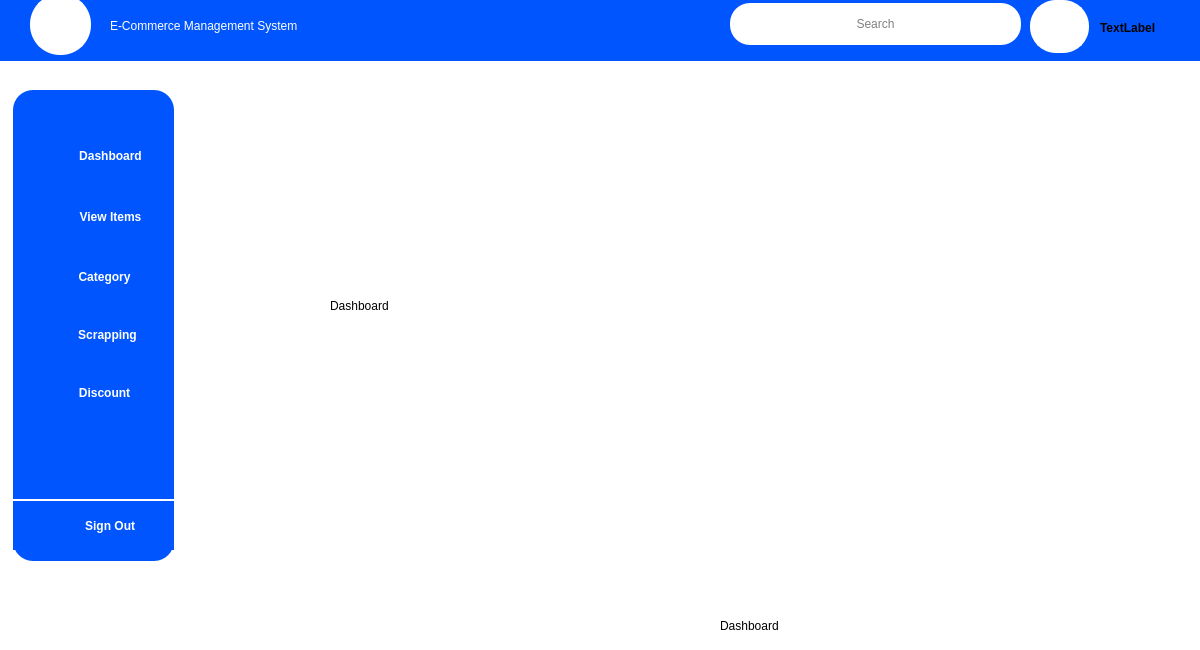
<?xml version="1.0" encoding="UTF-8"?>
<ui version="4.0">
 <class>MainWindow</class>
 <widget class="QMainWindow" name="MainWindow">
  <property name="geometry">
   <rect>
    <x>0</x>
    <y>0</y>
    <width>1200</width>
    <height>650</height>
   </rect>
  </property>
  <property name="windowTitle">
   <string>MainWindow</string>
  </property>
  <widget class="QWidget" name="centralwidget">
   <widget class="QWidget" name="widget" native="true">
    <property name="geometry">
     <rect>
      <x>0</x>
      <y>-20</y>
      <width>1200</width>
      <height>681</height>
     </rect>
    </property>
    <property name="minimumSize">
     <size>
      <width>0</width>
      <height>0</height>
     </size>
    </property>
    <property name="focusPolicy">
     <enum>Qt::WheelFocus</enum>
    </property>
    <property name="styleSheet">
     <string notr="true">background-color:rgb(255, 255, 255)</string>
    </property>
    <widget class="QWidget" name="header" native="true">
     <property name="geometry">
      <rect>
       <x>-20</x>
       <y>10</y>
       <width>1300</width>
       <height>71</height>
      </rect>
     </property>
     <property name="minimumSize">
      <size>
       <width>0</width>
       <height>0</height>
      </size>
     </property>
     <property name="styleSheet">
      <string notr="true">background-color:rgb(0, 85, 255)</string>
     </property>
     <widget class="QLabel" name="lblLogo">
      <property name="geometry">
       <rect>
        <x>130</x>
        <y>10</y>
        <width>421</width>
        <height>51</height>
       </rect>
      </property>
      <property name="styleSheet">
       <string notr="true">font: 87 20pt &quot;Source Sans Pro Black&quot;;
color:rgb(255, 255, 255);
</string>
      </property>
      <property name="text">
       <string>E-Commerce Management System</string>
      </property>
     </widget>
     <widget class="QLineEdit" name="lineEdit">
      <property name="geometry">
       <rect>
        <x>750</x>
        <y>13</y>
        <width>291</width>
        <height>42</height>
       </rect>
      </property>
      <property name="focusPolicy">
       <enum>Qt::ClickFocus</enum>
      </property>
      <property name="styleSheet">
       <string notr="true">background-color:rgb(255, 255, 255);
border-radius: 20px;
font: 12pt &quot;MS Shell Dlg 2&quot;;</string>
      </property>
      <property name="alignment">
       <set>Qt::AlignCenter</set>
      </property>
      <property name="placeholderText">
       <string>Search</string>
      </property>
     </widget>
     <widget class="QLabel" name="label">
      <property name="geometry">
       <rect>
        <x>50</x>
        <y>4</y>
        <width>61</width>
        <height>61</height>
       </rect>
      </property>
      <property name="styleSheet">
       <string notr="true">border:2px solid white;
border-radius:30px;
background-color:white
</string>
      </property>
      <property name="text">
       <string/>
      </property>
      <property name="pixmap">
       <pixmap>C:/Users/waseem/Downloads/shopping-cart (1).png</pixmap>
      </property>
      <property name="scaledContents">
       <bool>true</bool>
      </property>
     </widget>
     <widget class="QLabel" name="label_2">
      <property name="geometry">
       <rect>
        <x>1050</x>
        <y>10</y>
        <width>59</width>
        <height>53</height>
       </rect>
      </property>
      <property name="styleSheet">
       <string notr="true">border:2px solid white;
border-radius:26px;
background-color:white
</string>
      </property>
      <property name="text">
       <string/>
      </property>
      <property name="pixmap">
       <pixmap>C:/Users/waseem/Downloads/user.png</pixmap>
      </property>
      <property name="scaledContents">
       <bool>true</bool>
      </property>
     </widget>
     <widget class="QLabel" name="label_9">
      <property name="geometry">
       <rect>
        <x>1120</x>
        <y>27</y>
        <width>91</width>
        <height>21</height>
       </rect>
      </property>
      <property name="styleSheet">
       <string notr="true">font-size:12px;
font-weight:Bold</string>
      </property>
      <property name="text">
       <string>TextLabel</string>
      </property>
     </widget>
    </widget>
    <widget class="QWidget" name="dashBoardWidget" native="true">
     <property name="geometry">
      <rect>
       <x>13</x>
       <y>110</y>
       <width>161</width>
       <height>471</height>
      </rect>
     </property>
     <property name="minimumSize">
      <size>
       <width>0</width>
       <height>0</height>
      </size>
     </property>
     <property name="styleSheet">
      <string notr="true">background-color:rgb(0, 85, 255);
border-radius:20px;</string>
     </property>
     <widget class="QPushButton" name="dashBoardBtn">
      <property name="geometry">
       <rect>
        <x>37</x>
        <y>40</y>
        <width>121</width>
        <height>51</height>
       </rect>
      </property>
      <property name="styleSheet">
       <string notr="true">font: 75 12pt &quot;MS Sans Serif&quot;;
font-weight: bold;
color:rgb(255, 255, 255)</string>
      </property>
      <property name="text">
       <string>Dashboard</string>
      </property>
     </widget>
     <widget class="QPushButton" name="scrappingBtn">
      <property name="geometry">
       <rect>
        <x>34</x>
        <y>219</y>
        <width>121</width>
        <height>51</height>
       </rect>
      </property>
      <property name="styleSheet">
       <string notr="true">font: 75 12pt &quot;MS Sans Serif&quot;;
font-weight: bold;
color:rgb(255, 255, 255)</string>
      </property>
      <property name="text">
       <string>Scrapping</string>
      </property>
     </widget>
     <widget class="QPushButton" name="categoryBtn">
      <property name="geometry">
       <rect>
        <x>31</x>
        <y>161</y>
        <width>121</width>
        <height>51</height>
       </rect>
      </property>
      <property name="styleSheet">
       <string notr="true">font: 75 12pt &quot;MS Sans Serif&quot;;
font-weight: bold;
color:rgb(255, 255, 255)</string>
      </property>
      <property name="text">
       <string>Category</string>
      </property>
     </widget>
     <widget class="QPushButton" name="viewItemsBtn">
      <property name="geometry">
       <rect>
        <x>37</x>
        <y>101</y>
        <width>121</width>
        <height>51</height>
       </rect>
      </property>
      <property name="styleSheet">
       <string notr="true">font: 75 12pt &quot;MS Sans Serif&quot;;
font-weight: bold;
color:rgb(255, 255, 255)</string>
      </property>
      <property name="text">
       <string>View Items</string>
      </property>
     </widget>
     <widget class="QPushButton" name="discountBtn">
      <property name="geometry">
       <rect>
        <x>31</x>
        <y>277</y>
        <width>121</width>
        <height>51</height>
       </rect>
      </property>
      <property name="styleSheet">
       <string notr="true">font: 75 12pt &quot;MS Sans Serif&quot;;
font-weight: bold;
color:rgb(255, 255, 255)</string>
      </property>
      <property name="text">
       <string>Discount</string>
      </property>
     </widget>
     <widget class="QPushButton" name="signOutBtn">
      <property name="geometry">
       <rect>
        <x>0</x>
        <y>409</y>
        <width>161</width>
        <height>51</height>
       </rect>
      </property>
      <property name="styleSheet">
       <string notr="true">font: 75 10pt &quot;MS Sans Serif&quot;;
font-weight: bold;
color:rgb(255, 255, 255);
border-radius: 0px;
border-top:2px solid white;
</string>
      </property>
      <property name="text">
       <string>          Sign Out</string>
      </property>
      <property name="default">
       <bool>false</bool>
      </property>
      <property name="flat">
       <bool>false</bool>
      </property>
     </widget>
    </widget>
    <widget class="QStackedWidget" name="stackedWidget">
     <property name="geometry">
      <rect>
       <x>180</x>
       <y>100</y>
       <width>1001</width>
       <height>561</height>
      </rect>
     </property>
     <widget class="QWidget" name="dashBoard">
      <widget class="QLabel" name="label_3">
       <property name="geometry">
        <rect>
         <x>150</x>
         <y>200</y>
         <width>91</width>
         <height>51</height>
        </rect>
       </property>
       <property name="styleSheet">
        <string notr="true">font: 14pt &quot;MS Shell Dlg 2&quot;;</string>
       </property>
       <property name="text">
        <string>Dashboard</string>
       </property>
      </widget>
     </widget>
     <widget class="QWidget" name="ViewItems">
      <widget class="QLabel" name="label_5">
       <property name="geometry">
        <rect>
         <x>260</x>
         <y>230</y>
         <width>121</width>
         <height>16</height>
        </rect>
       </property>
       <property name="styleSheet">
        <string notr="true">font: 12pt &quot;MS Shell Dlg 2&quot;;</string>
       </property>
       <property name="text">
        <string>View Items</string>
       </property>
      </widget>
     </widget>
     <widget class="QWidget" name="Category">
      <widget class="QLabel" name="label_6">
       <property name="geometry">
        <rect>
         <x>210</x>
         <y>190</y>
         <width>91</width>
         <height>31</height>
        </rect>
       </property>
       <property name="styleSheet">
        <string notr="true">font: 14pt &quot;MS Shell Dlg 2&quot;;</string>
       </property>
       <property name="text">
        <string>Category</string>
       </property>
      </widget>
     </widget>
     <widget class="QWidget" name="Scrapping_2">
      <widget class="QLabel" name="label_7">
       <property name="geometry">
        <rect>
         <x>210</x>
         <y>210</y>
         <width>111</width>
         <height>51</height>
        </rect>
       </property>
       <property name="styleSheet">
        <string notr="true">font: 14pt &quot;MS Shell Dlg 2&quot;;</string>
       </property>
       <property name="text">
        <string>Scrapping</string>
       </property>
      </widget>
     </widget>
     <widget class="QWidget" name="Discount">
      <widget class="QLabel" name="label_8">
       <property name="geometry">
        <rect>
         <x>190</x>
         <y>170</y>
         <width>131</width>
         <height>16</height>
        </rect>
       </property>
       <property name="styleSheet">
        <string notr="true">font: 14pt &quot;MS Shell Dlg 2&quot;;</string>
       </property>
       <property name="text">
        <string>Discount</string>
       </property>
      </widget>
     </widget>
    </widget>
   </widget>
   <widget class="QLabel" name="label_4">
    <property name="geometry">
     <rect>
      <x>720</x>
      <y>600</y>
      <width>91</width>
      <height>51</height>
     </rect>
    </property>
    <property name="styleSheet">
     <string notr="true">font: 14pt &quot;MS Shell Dlg 2&quot;;</string>
    </property>
    <property name="text">
     <string>Dashboard</string>
    </property>
   </widget>
  </widget>
 </widget>
 <resources/>
 <connections/>
</ui>
